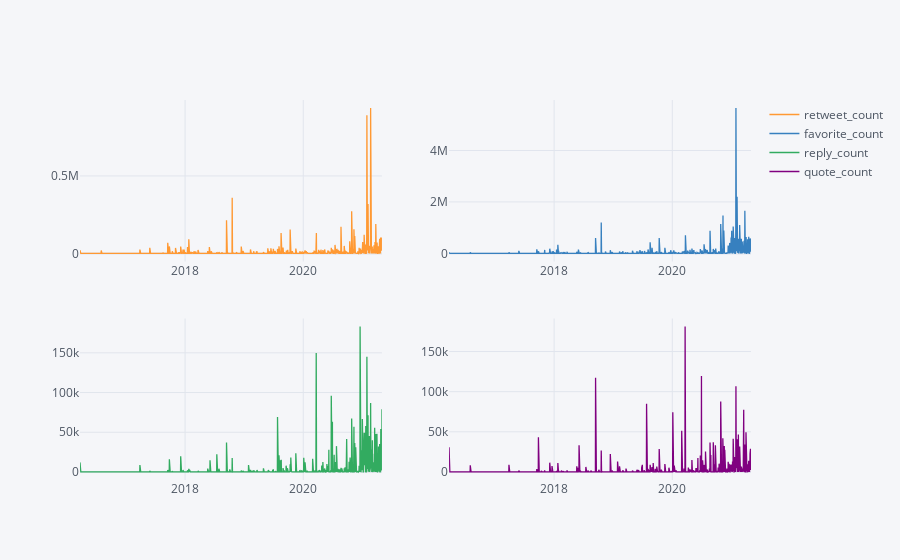

Write notebook code for a chart like this one.
### Code cell
z_scores_likes = np.abs(sc.stats.zscore(dff['favorite_count']))

dff_out_likes = dff[(z_scores_likes >= 2)]

dff_out_likes.groupby(pd.Grouper(freq='d')).sum().iplot(subplots=True)

### Figure 1 — Plotly figure (JSON) as saved in the notebook; plotly's stock layout.template omitted (floating-point values rounded to 4 significant figures; data arrays with more than 128 entries replaced by an {"elided": "..."} marker saying what was removed)
{"data": [{"line": {"color": "rgba(255, 153, 51, 1.0)", "dash": "solid", "shape": "linear", "width": 1.3}, "mode": "lines", "name": "retweet_count", "text": "", "type": "scatter", "x": {"elided": "1866 str values"}, "xaxis": "x", "y": {"elided": "1866 int values"}, "yaxis": "y"}, {"line": {"color": "rgba(55, 128, 191, 1.0)", "dash": "solid", "shape": "linear", "width": 1.3}, "mode": "lines", "name": "favorite_count", "text": "", "type": "scatter", "x": {"elided": "1866 str values"}, "xaxis": "x2", "y": {"elided": "1866 int values"}, "yaxis": "y2"}, {"line": {"color": "rgba(50, 171, 96, 1.0)", "dash": "solid", "shape": "linear", "width": 1.3}, "mode": "lines", "name": "reply_count", "text": "", "type": "scatter", "x": {"elided": "1866 str values"}, "xaxis": "x3", "y": {"elided": "1866 int values"}, "yaxis": "y3"}, {"line": {"color": "rgba(128, 0, 128, 1.0)", "dash": "solid", "shape": "linear", "width": 1.3}, "mode": "lines", "name": "quote_count", "text": "", "type": "scatter", "x": {"elided": "1866 str values"}, "xaxis": "x4", "y": {"elided": "1866 int values"}, "yaxis": "y4"}], "layout": {"legend": {"bgcolor": "#F5F6F9", "font": {"color": "#4D5663"}}, "paper_bgcolor": "#F5F6F9", "plot_bgcolor": "#F5F6F9", "title": {"font": {"color": "#4D5663"}}, "xaxis": {"anchor": "y", "domain": [0, 0.45], "gridcolor": "#E1E5ED", "showgrid": true, "tickfont": {"color": "#4D5663"}, "title": {"font": {"color": "#4D5663"}, "text": ""}, "zerolinecolor": "#E1E5ED"}, "xaxis2": {"anchor": "y2", "domain": [0.55, 1], "gridcolor": "#E1E5ED", "showgrid": true, "tickfont": {"color": "#4D5663"}, "title": {"font": {"color": "#4D5663"}, "text": ""}, "zerolinecolor": "#E1E5ED"}, "xaxis3": {"anchor": "y3", "domain": [0, 0.45], "gridcolor": "#E1E5ED", "showgrid": true, "tickfont": {"color": "#4D5663"}, "title": {"font": {"color": "#4D5663"}, "text": ""}, "zerolinecolor": "#E1E5ED"}, "xaxis4": {"anchor": "y4", "domain": [0.55, 1], "gridcolor": "#E1E5ED", "showgrid": true, "tickfont": {"color": "#4D5663"}, "title": {"font": {"color": "#4D5663"}, "text": ""}, "zerolinecolor": "#E1E5ED"}, "yaxis": {"anchor": "x", "domain": [0.575, 1], "gridcolor": "#E1E5ED", "showgrid": true, "tickfont": {"color": "#4D5663"}, "title": {"font": {"color": "#4D5663"}, "text": ""}, "zerolinecolor": "#E1E5ED"}, "yaxis2": {"anchor": "x2", "domain": [0.575, 1], "gridcolor": "#E1E5ED", "showgrid": true, "tickfont": {"color": "#4D5663"}, "title": {"font": {"color": "#4D5663"}, "text": ""}, "zerolinecolor": "#E1E5ED"}, "yaxis3": {"anchor": "x3", "domain": [0, 0.425], "gridcolor": "#E1E5ED", "showgrid": true, "tickfont": {"color": "#4D5663"}, "title": {"font": {"color": "#4D5663"}, "text": ""}, "zerolinecolor": "#E1E5ED"}, "yaxis4": {"anchor": "x4", "domain": [0, 0.425], "gridcolor": "#E1E5ED", "showgrid": true, "tickfont": {"color": "#4D5663"}, "title": {"font": {"color": "#4D5663"}, "text": ""}, "zerolinecolor": "#E1E5ED"}}}
